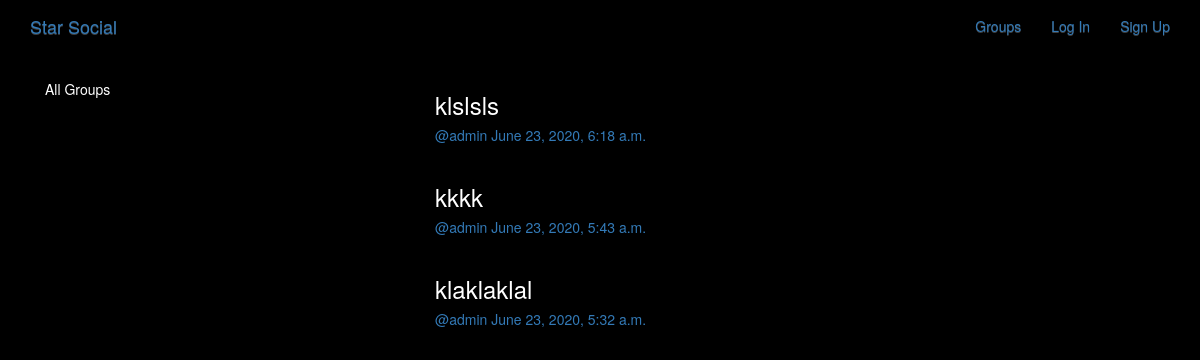
/posts/, run on the app's committed database.
### posts/models.py (models this page shows, shortened)
class Post(models.Model):
    user = models.ForeignKey(User, on_delete=models.DO_NOTHING, related_name='posts')
    created_at = models.DateTimeField(auto_now=True)
    message = models.TextField()
    message_html = models.TextField(editable=False)
    group = models.ForeignKey(Group, related_name='posts', on_delete=models.DO_NOTHING, null=True, blank=True)
    class Meta:
        ordering = ['-created_at']
        unique_together = ['user', 'message']

### posts/views.py (the view)
# urls.py: path('', views.PostList.as_view(), name="all"),
class PostList(SelectRelatedMixin, generic.ListView):
    model = models.Post
    select_related = ('user', 'group')

### posts/templates/posts/post_list.html (shortened to what this page needs)
{% extends "posts/post_base.html" %}
{% block prepost %}
    <div class="col-md-4">
        <div class="card card-with-shadow">
            <div class="content">
                <h5 class="title">All Groups</h5>
            </div>
        </div>
    </div>
{% endblock %}
{% block post_content %}
    <div class="col-md-8">
        {% for post in post_list %}
            {% include "posts/_post.html" %}
        {% endfor %}
    </div>
{% endblock %}

### posts/templates/posts/_post.html (shortened to what this page needs)
<div class="post media">
    <h3>{{post.message_html|safe}}</h3>
    <div class="media-body">
        <h5 class="media-heading">
            <span class="username">
                <a href="{% url 'posts:for_user' username=post.user.username %}">@{{post.user.username}}</a>
            </span>
            <time class="time">
                <a href="{% url 'posts:single' username=post.user.username pk=post.pk %}">{{post.created_at}}</a>
            </time>
        </h5>
    </div>
</div>

### static/social_site/css/master.css (style rules this page uses)
body { margin: 0; overflow: hidden; background-color: black; color:white; }

### data on the page
Post: message_html "klslsls", user.username "admin", created_at "June 23, 2020, 6:18 a.m."
Post: message_html "kkkk", user.username "admin", created_at "June 23, 2020, 5:43 a.m."
Post: message_html "klaklaklal", user.username "admin", created_at "June 23, 2020, 5:32 a.m."
